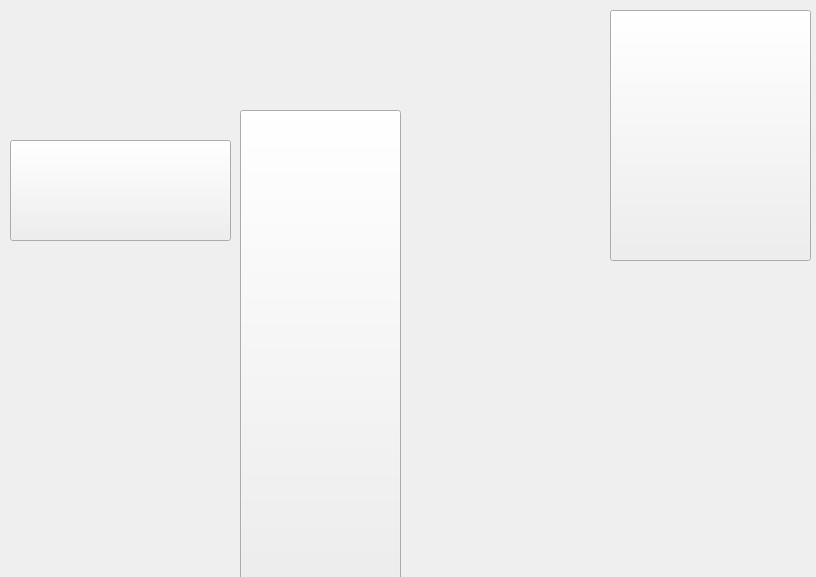
<?xml version="1.0" encoding="UTF-8"?>
<ui version="4.0">
 <class>MainWindow</class>
 <widget class="QMainWindow" name="MainWindow">
  <property name="geometry">
   <rect>
    <x>0</x>
    <y>0</y>
    <width>816</width>
    <height>577</height>
   </rect>
  </property>
  <property name="minimumSize">
   <size>
    <width>816</width>
    <height>577</height>
   </size>
  </property>
  <property name="maximumSize">
   <size>
    <width>816</width>
    <height>577</height>
   </size>
  </property>
  <property name="windowTitle">
   <string>MainWindow</string>
  </property>
  <property name="autoFillBackground">
   <bool>false</bool>
  </property>
  <property name="styleSheet">
   <string notr="true">backgroung-img: url(imagens/Cozinha/CozinhaCube.png);</string>
  </property>
  <widget class="QWidget" name="centralwidget">
   <widget class="QLabel" name="backgroung">
    <property name="geometry">
     <rect>
      <x>0</x>
      <y>0</y>
      <width>816</width>
      <height>577</height>
     </rect>
    </property>
    <property name="minimumSize">
     <size>
      <width>816</width>
      <height>577</height>
     </size>
    </property>
    <property name="maximumSize">
     <size>
      <width>816</width>
      <height>577</height>
     </size>
    </property>
    <property name="autoFillBackground">
     <bool>false</bool>
    </property>
    <property name="text">
     <string/>
    </property>
    <property name="pixmap">
     <pixmap resource="../../imagens/Cozinha/ImagensCozinha.qrc">:/png/CozinhaCube.png</pixmap>
    </property>
    <property name="scaledContents">
     <bool>true</bool>
    </property>
    <property name="wordWrap">
     <bool>false</bool>
    </property>
   </widget>
   <widget class="QPushButton" name="geladeira">
    <property name="geometry">
     <rect>
      <x>240</x>
      <y>110</y>
      <width>161</width>
      <height>471</height>
     </rect>
    </property>
    <property name="text">
     <string/>
    </property>
   </widget>
   <widget class="QPushButton" name="armario">
    <property name="geometry">
     <rect>
      <x>610</x>
      <y>10</y>
      <width>201</width>
      <height>251</height>
     </rect>
    </property>
    <property name="text">
     <string/>
    </property>
   </widget>
   <widget class="QPushButton" name="pia">
    <property name="geometry">
     <rect>
      <x>10</x>
      <y>140</y>
      <width>221</width>
      <height>101</height>
     </rect>
    </property>
    <property name="text">
     <string/>
    </property>
   </widget>
  </widget>
 </widget>
 <resources>
  <include location="../../imagens/Cozinha/ImagensCozinha.qrc"/>
 </resources>
 <connections/>
</ui>
